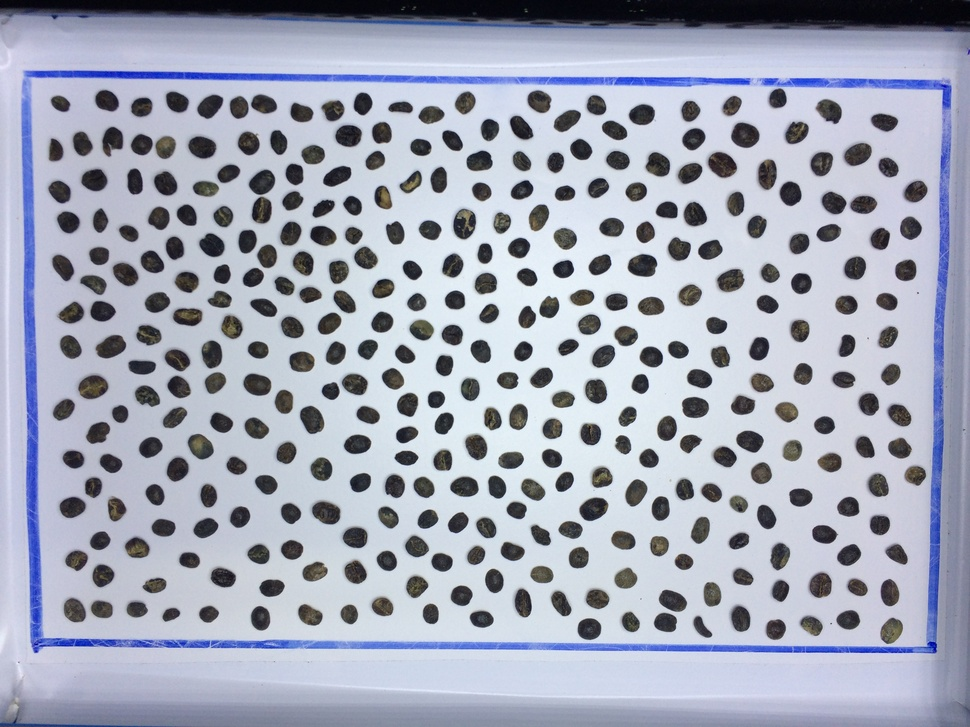
#> input picture classifica/Beans/teste.jpg, 970 x 727 px, shrunk from 3264 x 2448 before the run
$ python Segment.py --image ../classifica/Beans/teste.jpg   (older library calls are emulated)
#> lines starting #> are read from the running program, lines starting #| are printed output that depends on the picture; after the words box and inside, x2 and y2 are one past the last pixel; in counts of white or black regions, pixels touching at a corner belong together; long printed decimals are rounded
#!/usr/bin/python

from scipy import misc
from skimage import color
from skimage.measure import regionprops
import math
import cv2
import numpy as np
import matplotlib.pyplot as plt
import matplotlib.cm as cm
import argparse
import sys

# [32 lines left out: functions toBinaryPxl, toBinaryImg, calcArea, not called in this run]

# Parse arguments
ap = argparse.ArgumentParser()
ap.add_argument("-i", "--image", required=True, help="Path to the image")
args = vars(ap.parse_args())
imageName = args["image"].split("/")
pathToSave = "."
nameToSave = imageName[len(imageName)-1]
nameToSave = nameToSave.split(".")
nameToSave = nameToSave[0]+"_segmented.png"

for i in range(1, len(imageName)-1):
    pathToSave = pathToSave+"/"+imageName[i]

pathToSave = pathToSave+"/"+nameToSave

imageRgb = misc.imread(args["image"])
#> imageRgb is the input picture: shape (727, 970, 3); mean R, G, B 162.9, 167.8, 183.5
frameRgb = cv2.GaussianBlur(imageRgb,(5,5),0)
imageBgr = cv2.cvtColor(imageRgb,cv2.COLOR_RGB2BGR)
#imageLab = cv2.cvtColor(imageRgb,cv2.COLOR_RGB2Lab)
frame = cv2.GaussianBlur(imageBgr,(5,5),0)

# Convert image to HSV from RGB
imageHsv = cv2.cvtColor(frame,cv2.COLOR_BGR2HSV)
#> imageHsv: shape (727, 970, 3); mean H, S, V 108.8, 33.4, 184
imageYcbcr = np.uint8(color.rgb2ycbcr(frameRgb))
#> imageYcbcr: shape (727, 970, 3); mean of channels 0, 1, 2 159.9, 135.1, 124.2

h,s,v = cv2.split(imageHsv)
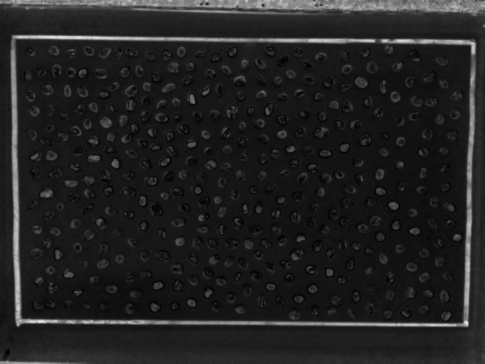
#> s: shape (727, 970) (shown at 1/2 size); min 0, max 243, mean 33.4
y,cb,cr = cv2.split(imageYcbcr)
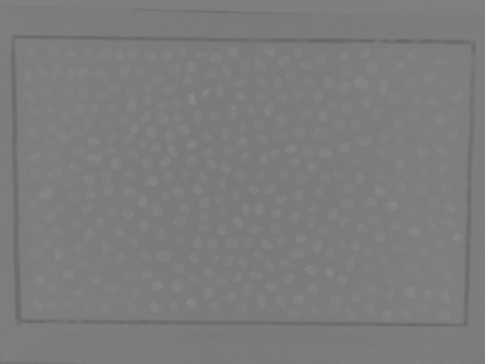
#> cr: shape (727, 970) (shown at 1/2 size); min 101, max 138, mean 124.2

# Otsu's thresholding
ret2,th2 = cv2.threshold(cb,0,255,cv2.THRESH_BINARY+cv2.THRESH_OTSU)
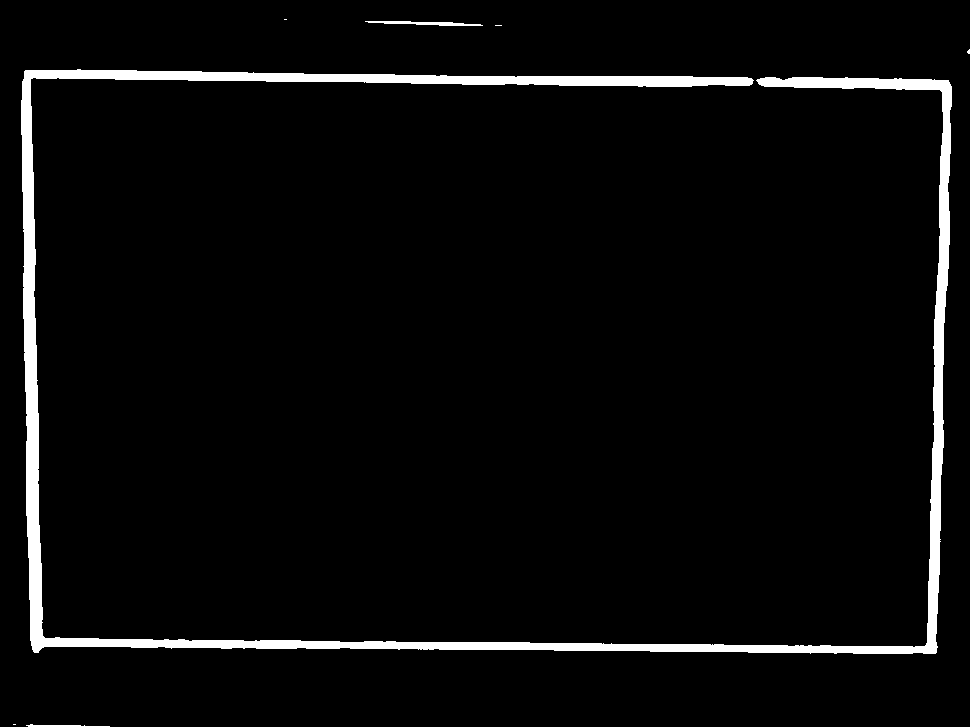
#> th2: shape (727, 970); 4% white; 7 white regions (4 under 20 px), largest, box (x1, y1, x2, y2) and area: (21, 69, 952, 654) 28055, (365, 21, 483, 26) 320, (26, 724, 110, 727) 141
#> ret2 = 151
th2i = np.logical_not(th2)
th2i = np.uint8(th2i)

#plt.imshow(th2i,cmap=cm.Greys_r)
#plt.show()

kernel1=(3,3)
kernel1 = np.ones(kernel1, np.uint8)

# Operacao de dilatacao para corrigir possiveis falhas na segmentacao.
# E preparar para remocao dos ruidos.
th2i = cv2.dilate(th2i,kernel1,iterations = 3)
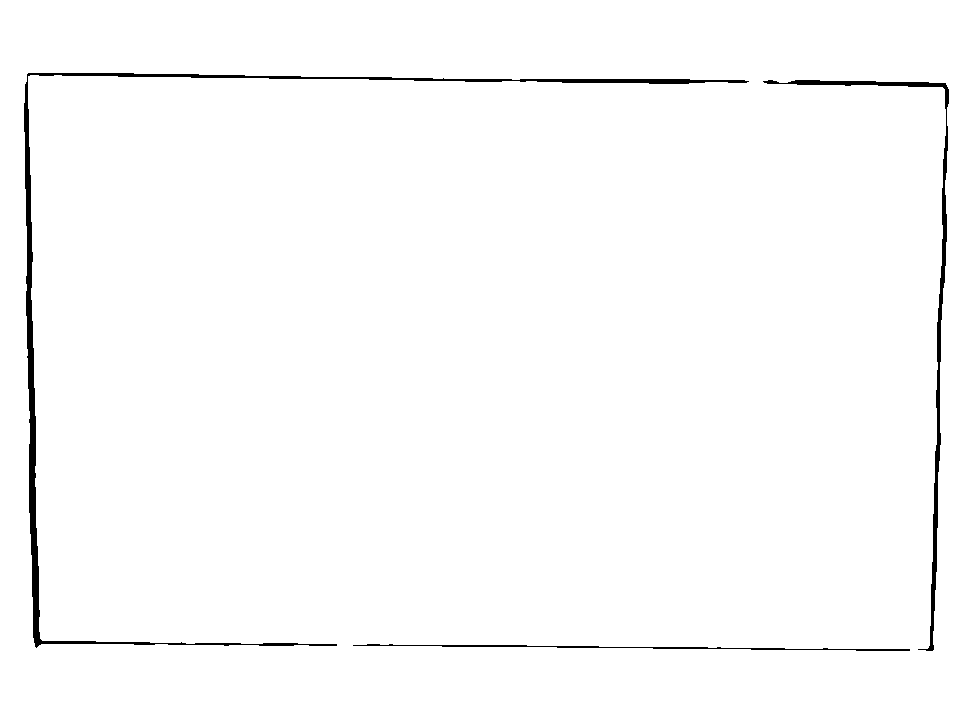
#> th2i: shape (727, 970); values 0 (black) and 1 (white), 98.6% white; 3 black regions, box (x1, y1, x2, y2) and area: (24, 73, 749, 648) 6035, (763, 80, 949, 651) 2821, (353, 644, 910, 651) 853

#plt.imshow(th2i,cmap=cm.Greys_r)
#plt.show()

# Remove os ruidos do fundo. Pixels brancos que nao estao ligados a planta.
nb_components, output, stats, centroids = cv2.connectedComponentsWithStats(th2i)
#> nb_components = 2; stats = [[24, 73, 925, 578, 9709], [0, 0, 970, 727, 695481]]; centroids = [[433.2, 334.7], [485.2, 363.4]]
sizes = stats[:, -1]
#> sizes = [9709, 695481]

max_label = 1
max_size = sizes[1]
#> max_size = 695481
for i in range(2, nb_components):
    if sizes[i] > max_size:
        max_label = i
        max_size = sizes[i]
#> after the loop, max_label = 1; max_size = 695481

img2 = np.zeros(output.shape)
img2[output == max_label] = 255


# Fecha alguns focos de preto no interior da folha. Que foram mal segmentados.
th21 = cv2.morphologyEx(img2, cv2.MORPH_CLOSE, kernel1,iterations=5)
#plt.imshow(th21,cmap=cm.Greys_r)
#plt.show()

th211 = np.logical_not(th21)

#plt.imshow(th211,cmap=cm.Greys_r)
#plt.show()

# Remove focos de preto que continuaram no interior da folha.
for i in range(th211.shape[0]):
    th211[i][0]=255

nb_components, output, stats, centroids = cv2.connectedComponentsWithStats(np.uint8(th211))
sizes = stats[:, -1]
max_label = 1
max_size = sizes[1]
for i in range(2, nb_components):
    if sizes[i] > max_size:
        max_label = i
        max_size = sizes[i]

img3 = np.zeros(output.shape)
img3[output == max_label] = 255
img3 = np.logical_not(img3)

# Aplica erosao, por causa da dilatacao anterior.
img3 = cv2.erode(np.uint8(img3),kernel1,iterations = 4)

# Plant with disease
plant = cv2.bitwise_and(frame,frame, mask=np.uint8(img3))
#> img3: shape (727, 970); values 0 (black) and 1 (white), 99.5% white; 1 black region, box (x1, y1, x2, y2) and area: (0, 0, 5, 727) 3635

plant2 = cv2.cvtColor(plant,cv2.COLOR_BGR2RGB)
#plantYcbcr = np.uint8(color.rgb2ycbcr(plant2))
#py,pcr,pcb = cv2.split(plantYcbcr)
#cv2.imwrite('giu1_cb.png', pcb)

########## Segmentacao da doenca sem Otsu ##############
plantHsv = cv2.cvtColor(plant,cv2.COLOR_BGR2HSV)
#> plantHsv: shape (727, 970, 3); mean H, S, V 108.2, 33.2, 182.9
hsvlowD = np.array([30,0,0])
hsvhighD = np.array([179,255,255])
maskD = cv2.inRange(plantHsv,hsvlowD,hsvhighD)
#> maskD: shape (727, 970); 95.5% white; 402 black regions (185 under 20 px), largest, box (x1, y1, x2, y2) and area: (0, 0, 5, 727) 3635, (79, 379, 107, 397) 356, (776, 402, 798, 421) 331
plantWd = cv2.bitwise_and(plant,plant, mask=maskD)

# Plant without disease
plantWd = cv2.cvtColor(plantWd, cv2.COLOR_BGR2RGB)

r,g,b = cv2.split(plant2)
rwd,gwd,bwd = cv2.split(plantWd)
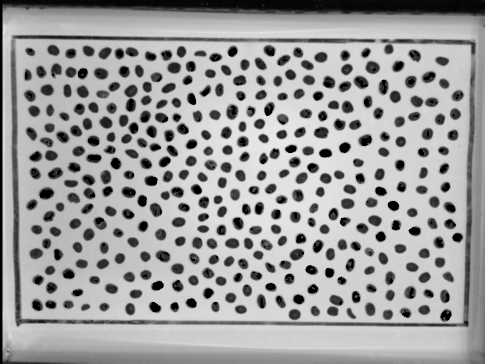
#> rwd: shape (727, 970) (shown at 1/2 size); min 0, max 232, mean 159
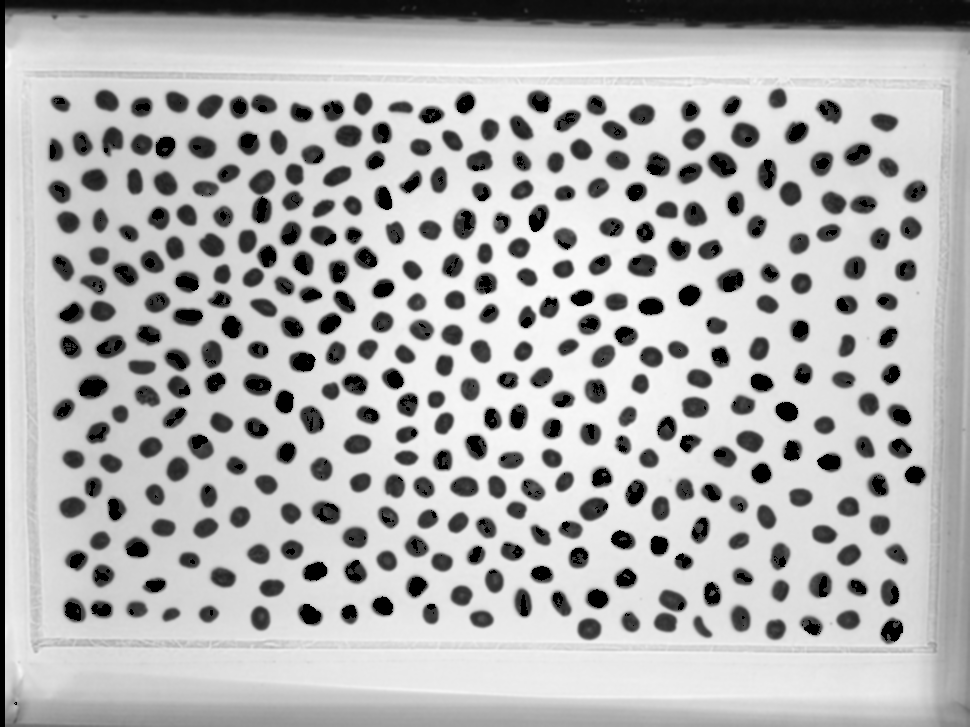
#> bwd: shape (727, 970); min 0, max 252, mean 179.9

#areas = calcArea(plant,plantWd)
areaP = cv2.countNonZero(g)
#> areaP = 701555
#misc.imsave('giu1.png',plant2)
areaD = areaP - cv2.countNonZero(gwd)
#> areaD = 28168
percent = np.float32(areaD)/np.float32(areaP)*100
#> percent = 4.02
#print(areaP)
#print(areaD)
print(percent)
#| 4.015
misc.imsave(pathToSave,plant2)

# Plot images with subplot
#f, axarr = plt.subplots(2,3)
#axarr[0,0].imshow(frameRgb)
#axarr[0,1].imshow(img3,cmap=cm.Greys_r)
#axarr[0,2].imshow(plant2)
#axarr[1,0].imshow(maskD,cmap=cm.Greys_r)
#axarr[1,1].imshow(plantWd)
#plt.show()

#ab = regionprops(plant)
#print(ab.__len__())

$ run again, on classifica/Beans/teste1.jpg
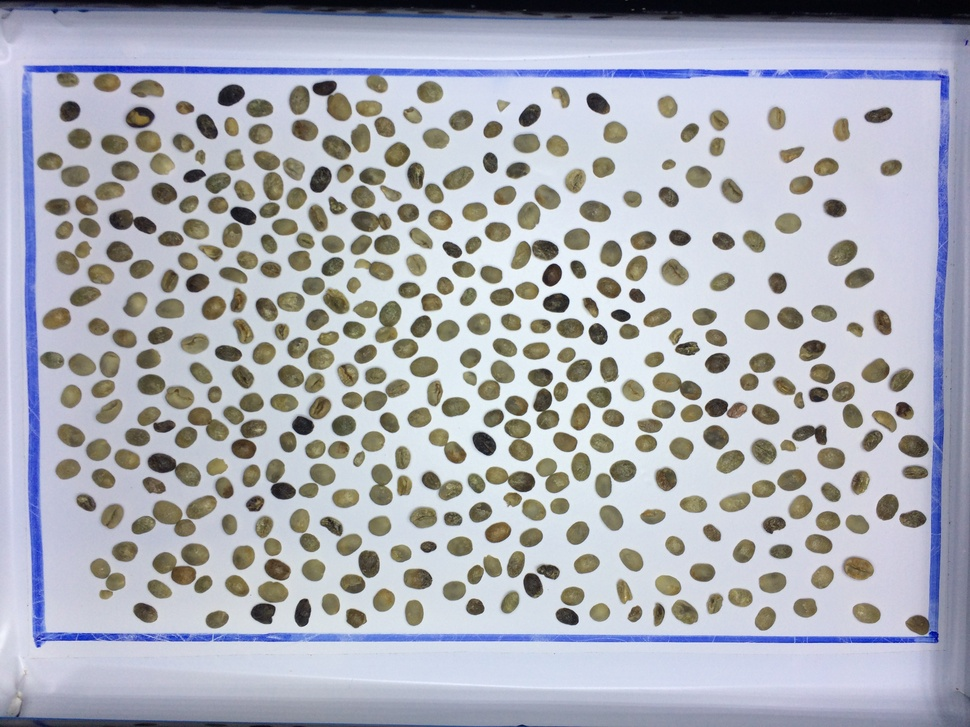
#> input picture classifica/Beans/teste1.jpg, 970 x 727 px, shrunk from 3264 x 2448 before the run
#> imageRgb is the input picture: shape (727, 970, 3); mean R, G, B 171.5, 173.8, 182.7
#> imageHsv: shape (727, 970, 3); mean H, S, V 92.6, 37.1, 188.9
#> imageYcbcr: shape (727, 970, 3); mean of channels 0, 1, 2 165.1, 131.7, 125.9
#> `ret2,th2 = cv2.threshold(cb,0,255,cv2.THRESH_BINARY+cv2.THRESH_OTSU)`:
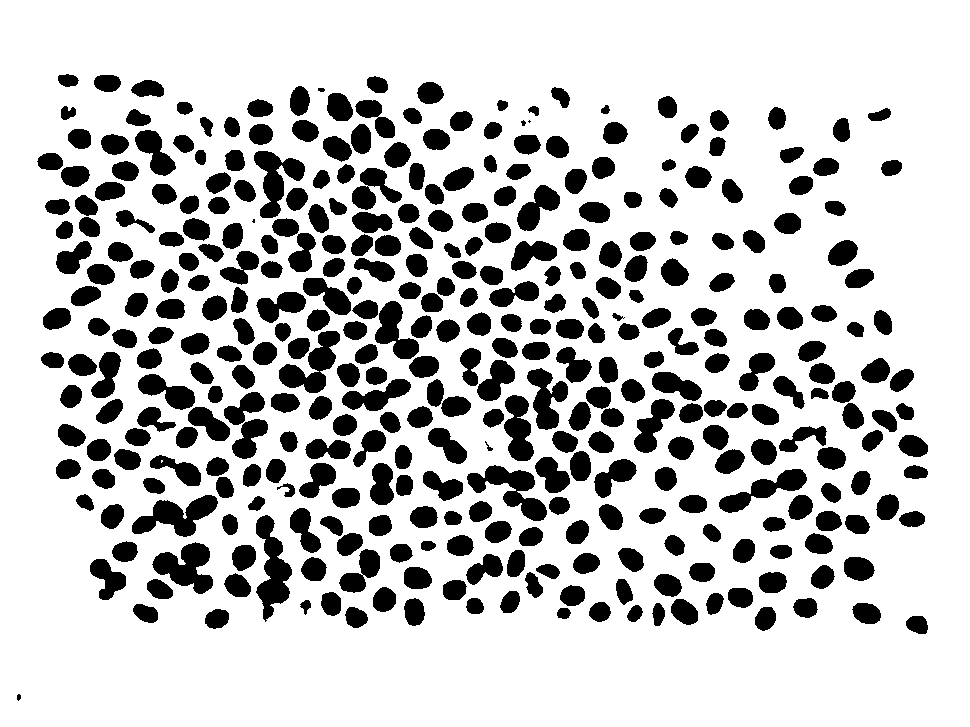
#> th2: shape (727, 970); 77.7% white; 366 black regions (2 under 20 px), largest, box (x1, y1, x2, y2) and area: (256, 515, 292, 622) 1925, (467, 465, 547, 521) 1825, (132, 495, 218, 537) 1792
#> ret2 = 126
#> output: shape (727, 970) int32; 131 distinct labels, from 0 to 130
#> nb_components = 131; stats = 131 rows, first 6: [0, 0, 970, 727, 430889], [55, 71, 27, 19, 446], [91, 72, 33, 23, 676], [364, 73, 27, 23, 543], [128, 77, 39, 23, 773], [400, 79, 47, 48, 1262]; centroids = 131 pairs, first value 18.44 to 917, second value 79.94 to 696.9
#> sizes = 131 values, max 430889 at index 0, min 124 at index 130, mean 5383.1
#> `max_size = sizes[1]`: max_size = 446
#> the loop `for i in range(2, nb_components):` made 129 passes
#> max_size on passes 1, 3, 4, 5: 676, 773, 1262, 93029
#> after the loop `for i in range(2, nb_components):`: max_label = 6; max_size = 93029
#> img3: shape (727, 970); values 0 (black) and 1 (white), 14.7% white; 2 white regions, box (x1, y1, x2, y2) and area: (42, 87, 589, 507) 103264, (117, 211, 154, 232) 291
#> plantHsv: shape (727, 970, 3); mean H, S, V 9.3, 5.8, 24.5
#> maskD: shape (727, 970); 8.2% white; 53 white regions (39 under 20 px), largest, box (x1, y1, x2, y2) and area: (80, 89, 559, 496) 56721, (316, 479, 346, 496) 246, (89, 357, 108, 387) 196
#> `r,g,b = cv2.split(plant2)`:
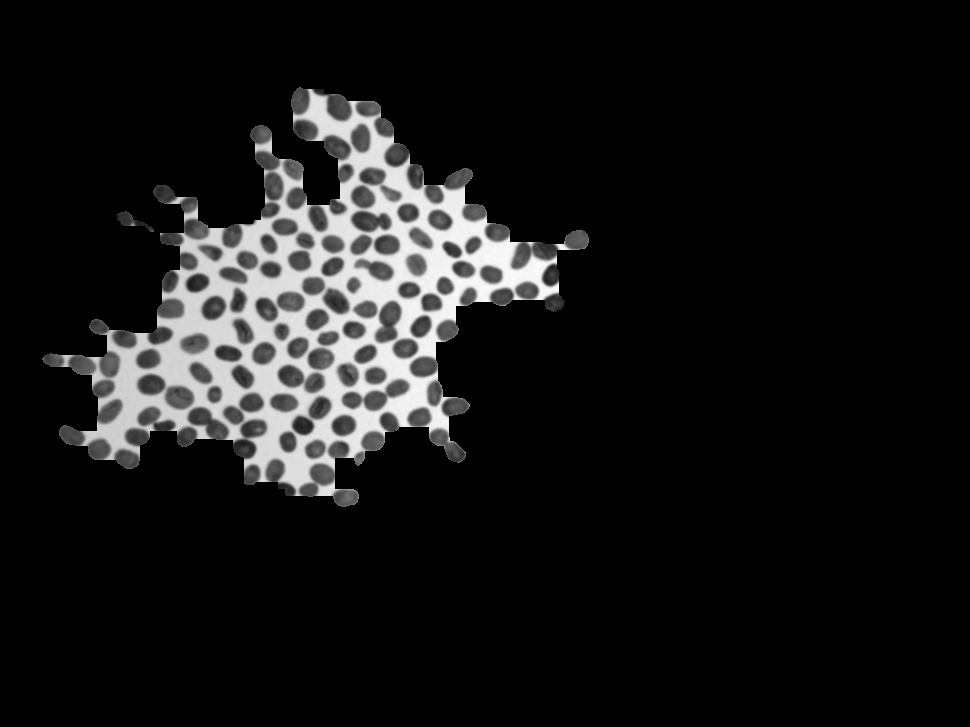
#> b: shape (727, 970); min 0, max 251, mean 22.3
#> areaP = 103555
#> areaD = 45616
#> percent = 44.05
#| 44.050
